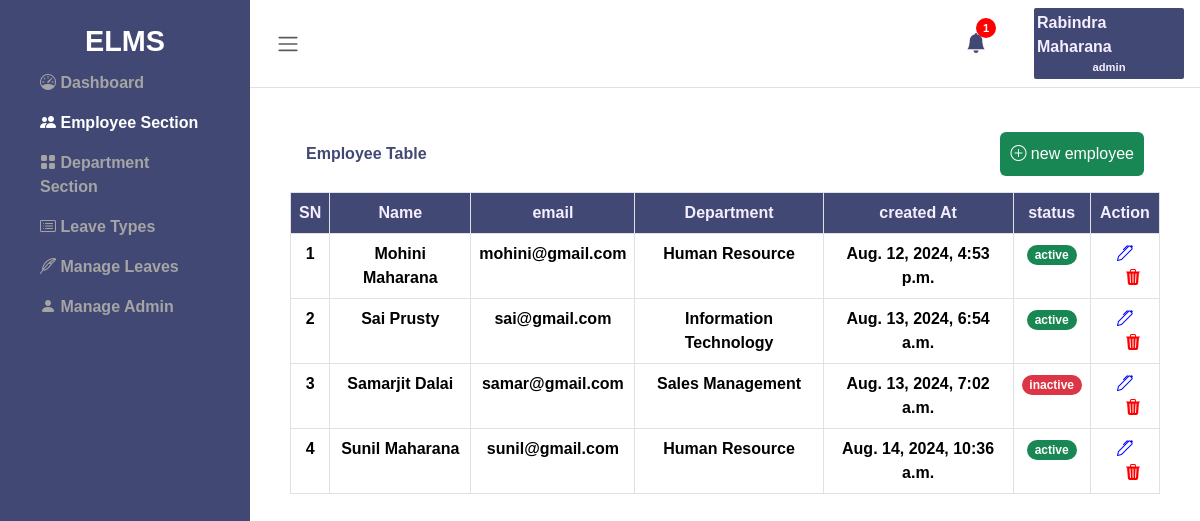
The app's page /leave/emp_section (signed in) with its own data.
### leave/models.py (models this page shows, shortened)
class admin_table(models.Model):
    user = models.ForeignKey(User, on_delete=models.CASCADE)
    fullname = models.CharField(max_length=255)
    email = models.EmailField(max_length=255)
    uname = models.CharField(max_length=20)
    passwd = models.CharField(max_length=20)
    creation_date = models.DateTimeField(default=timezone.now)

class employee(models.Model):
    eid = models.CharField(max_length=100)
    fname = models.CharField(max_length=255)
    lname = models.CharField(max_length=255)
    email = models.EmailField(max_length=255)
    phone = models.CharField(max_length=20)
    department = models.CharField(max_length=100)
    gender = models.CharField(max_length=20)
    address = models.TextField()
    city = models.CharField(max_length=255)
    country = models.CharField(max_length=255)
    password = models.CharField(max_length=255)
    status = models.IntegerField(default=1)
    regdate = models.DateTimeField(default=timezone.now)

### leave/views.py (the view)
# urls.py: path('emp_section', views.employee_view, name='emp_section'),
def employee_view(request):
    emp_data = employee.objects.all()
    notification = leave.objects.filter(isRead = 0).count
    notification_data = reversed(leave.objects.filter(isRead = 0))
    admin_email=request.session.get('admin_email')
    admin_details = admin_table.objects.get(email=admin_email)
    context = {
        'employees': emp_data,
        'notification': notification,
        'notification_data': notification_data,
        'admin_details': admin_details
    }
    return render(request, 'admin/emp_section.html', context)

### leave/templates/admin/emp_section.html (shortened to what this page needs)
{% extends "layout.html" %}
{% block content %}
    <div class="wrapper">
        {% include "sidebar.html" %}
        <div class="main">
          {% include "admin/nav.html" %}
            <main class="content px-3 py-2">
                <div class="container-fluid">
                    <div class="mb-3">
                        <div class="container ">
                          <div class="table-title p-3 d-flex justify-content-between" >
                              <span class="d-flex align-items-center">Employee Table</span>
                              <a href="{% url 'add_emp'%}">
                              <button type="button" class="btn btn-success ">
                                  <i class="bi bi-plus-circle"></i>
                                  new employee
                              </button>
                            </a>
                          </div>
                          <div class="table-container">
                          <table class="table text-center table-bordered progress-table">
                              <thead>
                                <tr>
                                  <th scope="col">SN</th>
                                  <th scope="col">Name</th>
                                  <th scope="col">email</th>
                                  <th scope="col">Department</th>
                                  <th scope="col">created At</th>
                                  <th scope="col">status</th>
                                  <th scope="col">Action</th>
                                </tr>
                              </thead>
                              <tbody>
                              {% for i in employees%}
                                <tr>
                                  <td scope="row">{{forloop.counter}}</td>
                                  <td>{{i.fname}} {{i.lname}}</td>
                                  <td>{{i.email}}</td>
                                  <td>{{i.department}}</td>
                                  <td>{{i.regdate}}</td>
                                  <td>{% if i.status == 1 %}
                                        <span type="button" class="badge rounded-pill text-bg-success" data-bs-toggle="modal" data-bs-target="#emp_status{{i.id}}">active</span>
                                      {% else %}
                                        <span type="button" class="badge rounded-pill text-bg-danger" data-bs-toggle="modal" data-bs-target="#emp_status{{i.id}}">inactive</span>
                                      {% endif %}
                                  </td>
                                  <td class="">
                                      <a href="{% url 'emp_update' i.id %}"><i class="bi bi-pen" style="color:blue"></i></a>
                                      <i  class="bi bi-trash3-fill ms-3" style="color:red" type="button" data-bs-toggle="modal" data-bs-target="#delete_data{{i.id}}"></i>
                                  </td>
                                </tr>
                                {% endfor %}
                              </tbody>
                            </table>
                          </div>
                      </div>
                    </div>
                </div>
            </main>
        </div>
    </div>
    {% endblock content %}

### leave/templates/admin/nav.html (shortened to what this page needs)
<nav class="navbar navbar-expand px-3 border-bottom">
  <button class="btn" id="toggleSidebar" type="button" >
      <span class="navbar-toggler-icon"></span>
  </button>
  <div class="admin-profile d-flex justify-content-between align-items-center">
    <div  class="notification me-5 fs-5 dropstart">
      <span type="button" class="bi bi-bell-fill position-relative " data-bs-toggle="dropdown" aria-expanded="false">
        {% if notification == 0 %}
        <span></span>
        {% else %}
        <span class="round position-absolute top-0 start-100 translate-middle">
          {{notification}}
        </span>
        {% endif %}
      </span>
    </div>
    <div class="profile dropdown-center" >
      <div class="admin-name" type="button" data-bs-toggle="dropdown" aria-expanded="false">{{admin_details.fullname}}</div>
      <div class="emp-id" type="button" data-bs-toggle="dropdown" aria-expanded="false">{{admin_details.uname}}</div>
      </div>
  </div>
</nav>

### static/css/styles.css (style rules this page uses)
a { text-decoration: none; }

### static/css/sidebar.css (style rules this page uses)
* { margin: 0; padding: 0; box-sizing: border-box; }
body, html { height: 100%; font-family:'Gill Sans', 'Gill Sans MT', Calibri, 'Trebuchet MS', sans-serif; font-weight:600; }
.wrapper { display: flex; height: 100%; }
.main { margin-left: 250px; width: 100%; overflow-y: auto; transition: margin-left 0.3s ease; }
.btn { border: none; padding: 10px; cursor: pointer; }
.content { margin-top: 20px; }
.navbar { display: flex; justify-content: space-between; }
.profile { width: 150px; background-color: #424874; display: flex; align-items: center; flex-direction: column; align-items: center; color: #f4eeff; padding: 3px; border-radius: 2px; }
.emp-id { font-size: 0.7rem; }
.round { width: 20px; height: 20px; border-radius: 50%; background-color: red; display: flex; align-items: center; justify-content: center; color: white; font-size: 0.7rem; }
.table-container { max-height: 1000px; overflow-y: scroll; }
.bi.bi-bell-fill { color: #424874; }
.table-title { color: #424874; }
.table th { background-color: #424874; color: #f4eeff; }

### records on screen
admin_table: fullname "Rabindra Maharana", uname "admin"
employee: fname "Mohini", lname "Maharana", email "mohini@gmail.com", department "Human Resource", regdate "Aug. 12, 2024, 4:53 p.m."
employee: fname "Sai", lname "Prusty", email "sai@gmail.com", department "Information Technology", regdate "Aug. 13, 2024, 6:54 a.m."
employee: fname "Samarjit", lname "Dalai", email "samar@gmail.com", department "Sales Management", regdate "Aug. 13, 2024, 7:02 a.m."
employee: fname "Sunil", lname "Maharana", email "sunil@gmail.com", department "Human Resource", regdate "Aug. 14, 2024, 10:36 a.m."

### other values on screen
{{ notification }} "1"
